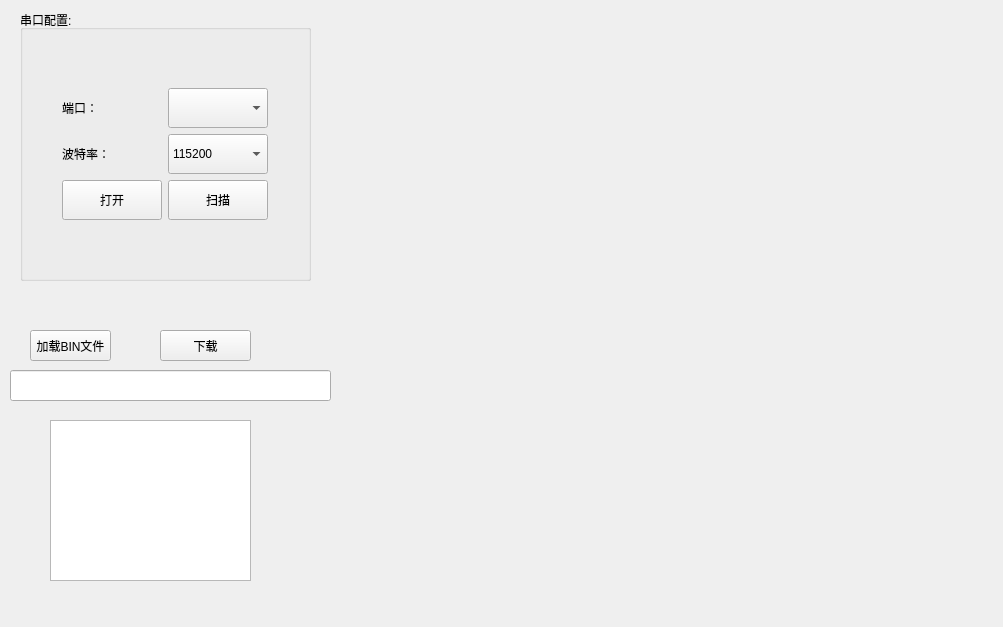
<?xml version="1.0" encoding="UTF-8"?>
<ui version="4.0">
 <class>MainWindow</class>
 <widget class="QWidget" name="MainWindow">
  <property name="geometry">
   <rect>
    <x>0</x>
    <y>0</y>
    <width>1003</width>
    <height>627</height>
   </rect>
  </property>
  <property name="windowTitle">
   <string>MainWindow</string>
  </property>
  <widget class="QGroupBox" name="portComboBox">
   <property name="geometry">
    <rect>
     <x>20</x>
     <y>10</y>
     <width>291</width>
     <height>271</height>
    </rect>
   </property>
   <property name="title">
    <string>串口配置:</string>
   </property>
   <layout class="QGridLayout" name="gridLayout">
    <item row="0" column="0">
     <layout class="QVBoxLayout" name="verticalLayout">
      <item>
       <layout class="QHBoxLayout" name="horizontalLayout">
        <item>
         <widget class="QLabel" name="label">
          <property name="minimumSize">
           <size>
            <width>100</width>
            <height>40</height>
           </size>
          </property>
          <property name="maximumSize">
           <size>
            <width>100</width>
            <height>40</height>
           </size>
          </property>
          <property name="text">
           <string>端口：</string>
          </property>
         </widget>
        </item>
        <item>
         <widget class="QComboBox" name="serial_port_comboBox">
          <property name="minimumSize">
           <size>
            <width>100</width>
            <height>40</height>
           </size>
          </property>
          <property name="maximumSize">
           <size>
            <width>100</width>
            <height>40</height>
           </size>
          </property>
         </widget>
        </item>
       </layout>
      </item>
      <item>
       <layout class="QHBoxLayout" name="horizontalLayout_2">
        <item>
         <widget class="QLabel" name="label_2">
          <property name="minimumSize">
           <size>
            <width>100</width>
            <height>40</height>
           </size>
          </property>
          <property name="maximumSize">
           <size>
            <width>100</width>
            <height>40</height>
           </size>
          </property>
          <property name="text">
           <string>波特率：</string>
          </property>
         </widget>
        </item>
        <item>
         <widget class="QComboBox" name="baud_rate_comboBox">
          <property name="minimumSize">
           <size>
            <width>100</width>
            <height>40</height>
           </size>
          </property>
          <property name="maximumSize">
           <size>
            <width>100</width>
            <height>40</height>
           </size>
          </property>
          <item>
           <property name="text">
            <string>115200</string>
           </property>
          </item>
          <item>
           <property name="text">
            <string>921600</string>
           </property>
          </item>
          <item>
           <property name="text">
            <string>1500000</string>
           </property>
          </item>
          <item>
           <property name="text">
            <string>2000000</string>
           </property>
          </item>
         </widget>
        </item>
       </layout>
      </item>
      <item>
       <layout class="QHBoxLayout" name="horizontalLayout_3">
        <item>
         <widget class="QPushButton" name="open_pushButton">
          <property name="minimumSize">
           <size>
            <width>100</width>
            <height>40</height>
           </size>
          </property>
          <property name="maximumSize">
           <size>
            <width>100</width>
            <height>40</height>
           </size>
          </property>
          <property name="text">
           <string>打开</string>
          </property>
         </widget>
        </item>
        <item>
         <widget class="QPushButton" name="scan_port_pushButton">
          <property name="minimumSize">
           <size>
            <width>100</width>
            <height>40</height>
           </size>
          </property>
          <property name="maximumSize">
           <size>
            <width>100</width>
            <height>40</height>
           </size>
          </property>
          <property name="text">
           <string>扫描</string>
          </property>
         </widget>
        </item>
       </layout>
      </item>
     </layout>
    </item>
   </layout>
  </widget>
  <widget class="QPushButton" name="send_pushButton">
   <property name="geometry">
    <rect>
     <x>160</x>
     <y>330</y>
     <width>91</width>
     <height>31</height>
    </rect>
   </property>
   <property name="text">
    <string>下载</string>
   </property>
  </widget>
  <widget class="QLineEdit" name="firm_path_lineEdit">
   <property name="geometry">
    <rect>
     <x>10</x>
     <y>370</y>
     <width>321</width>
     <height>31</height>
    </rect>
   </property>
  </widget>
  <widget class="QTextBrowser" name="tx_msg_textBrowser">
   <property name="geometry">
    <rect>
     <x>50</x>
     <y>420</y>
     <width>201</width>
     <height>161</height>
    </rect>
   </property>
  </widget>
  <widget class="QPushButton" name="load_file_pushButton">
   <property name="geometry">
    <rect>
     <x>30</x>
     <y>330</y>
     <width>81</width>
     <height>31</height>
    </rect>
   </property>
   <property name="text">
    <string>加载BIN文件</string>
   </property>
  </widget>
 </widget>
 <resources/>
 <connections/>
</ui>
